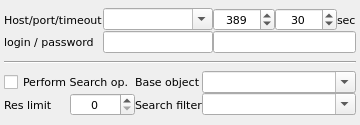
<?xml version="1.0" encoding="UTF-8"?>
<ui version="4.0">
 <class>LdapTestWidget</class>
 <widget class="QWidget" name="LdapTestWidget">
  <property name="geometry">
   <rect>
    <x>0</x>
    <y>0</y>
    <width>360</width>
    <height>125</height>
   </rect>
  </property>
  <property name="font">
   <font>
    <family>DejaVu Sans</family>
    <pointsize>8</pointsize>
   </font>
  </property>
  <property name="windowTitle">
   <string>Form</string>
  </property>
  <layout class="QGridLayout" name="gridLayout_3">
   <property name="leftMargin">
    <number>4</number>
   </property>
   <property name="topMargin">
    <number>0</number>
   </property>
   <property name="rightMargin">
    <number>4</number>
   </property>
   <property name="bottomMargin">
    <number>0</number>
   </property>
   <property name="spacing">
    <number>0</number>
   </property>
   <item row="0" column="0">
    <layout class="QGridLayout" name="gridLayout_2" columnstretch="0,0,0,0,0" columnminimumwidth="0,0,0,0,0">
     <property name="spacing">
      <number>0</number>
     </property>
     <item row="0" column="0">
      <widget class="QLabel" name="lblHost">
       <property name="text">
        <string>Host/port/timeout</string>
       </property>
      </widget>
     </item>
     <item row="0" column="1">
      <widget class="QComboBox" name="cmbHost">
       <property name="editable">
        <bool>true</bool>
       </property>
      </widget>
     </item>
     <item row="0" column="2">
      <widget class="QSpinBox" name="spinPort">
       <property name="alignment">
        <set>Qt::AlignCenter</set>
       </property>
       <property name="maximum">
        <number>99999</number>
       </property>
       <property name="value">
        <number>389</number>
       </property>
      </widget>
     </item>
     <item row="0" column="3">
      <widget class="QSpinBox" name="spinTimeout">
       <property name="alignment">
        <set>Qt::AlignCenter</set>
       </property>
       <property name="maximum">
        <number>99999</number>
       </property>
       <property name="value">
        <number>30</number>
       </property>
      </widget>
     </item>
     <item row="0" column="4">
      <widget class="QLabel" name="label_3">
       <property name="text">
        <string>sec</string>
       </property>
      </widget>
     </item>
     <item row="1" column="0">
      <widget class="QLabel" name="lblLogin">
       <property name="text">
        <string>login / password</string>
       </property>
      </widget>
     </item>
     <item row="1" column="1">
      <widget class="QLineEdit" name="lineLogin"/>
     </item>
     <item row="1" column="2" colspan="3">
      <widget class="QLineEdit" name="linePassword"/>
     </item>
    </layout>
   </item>
   <item row="1" column="0">
    <widget class="Line" name="line">
     <property name="maximumSize">
      <size>
       <width>16777215</width>
       <height>2</height>
      </size>
     </property>
     <property name="orientation">
      <enum>Qt::Horizontal</enum>
     </property>
    </widget>
   </item>
   <item row="2" column="0">
    <layout class="QGridLayout" name="gridLayout" columnstretch="0,0,0,1">
     <property name="spacing">
      <number>0</number>
     </property>
     <item row="0" column="2">
      <widget class="QLabel" name="lblBaseObject">
       <property name="sizePolicy">
        <sizepolicy hsizetype="Maximum" vsizetype="Preferred">
         <horstretch>0</horstretch>
         <verstretch>0</verstretch>
        </sizepolicy>
       </property>
       <property name="text">
        <string>Base object</string>
       </property>
      </widget>
     </item>
     <item row="0" column="3">
      <widget class="QComboBox" name="cmbBaseObject">
       <property name="editable">
        <bool>true</bool>
       </property>
      </widget>
     </item>
     <item row="1" column="0">
      <widget class="QLabel" name="lblResLimit">
       <property name="text">
        <string>Res limit</string>
       </property>
      </widget>
     </item>
     <item row="1" column="1">
      <widget class="QSpinBox" name="spinResLimit">
       <property name="alignment">
        <set>Qt::AlignCenter</set>
       </property>
       <property name="maximum">
        <number>99999</number>
       </property>
      </widget>
     </item>
     <item row="1" column="2">
      <widget class="QLabel" name="lblSearchFilter">
       <property name="sizePolicy">
        <sizepolicy hsizetype="Maximum" vsizetype="Preferred">
         <horstretch>0</horstretch>
         <verstretch>0</verstretch>
        </sizepolicy>
       </property>
       <property name="text">
        <string>Search filter</string>
       </property>
      </widget>
     </item>
     <item row="1" column="3">
      <widget class="QComboBox" name="cmbSearchFilter">
       <property name="editable">
        <bool>true</bool>
       </property>
      </widget>
     </item>
     <item row="0" column="0" colspan="2">
      <widget class="QCheckBox" name="chkPerformSearch">
       <property name="text">
        <string>Perform Search op.</string>
       </property>
      </widget>
     </item>
    </layout>
   </item>
  </layout>
 </widget>
 <resources/>
 <connections/>
</ui>
